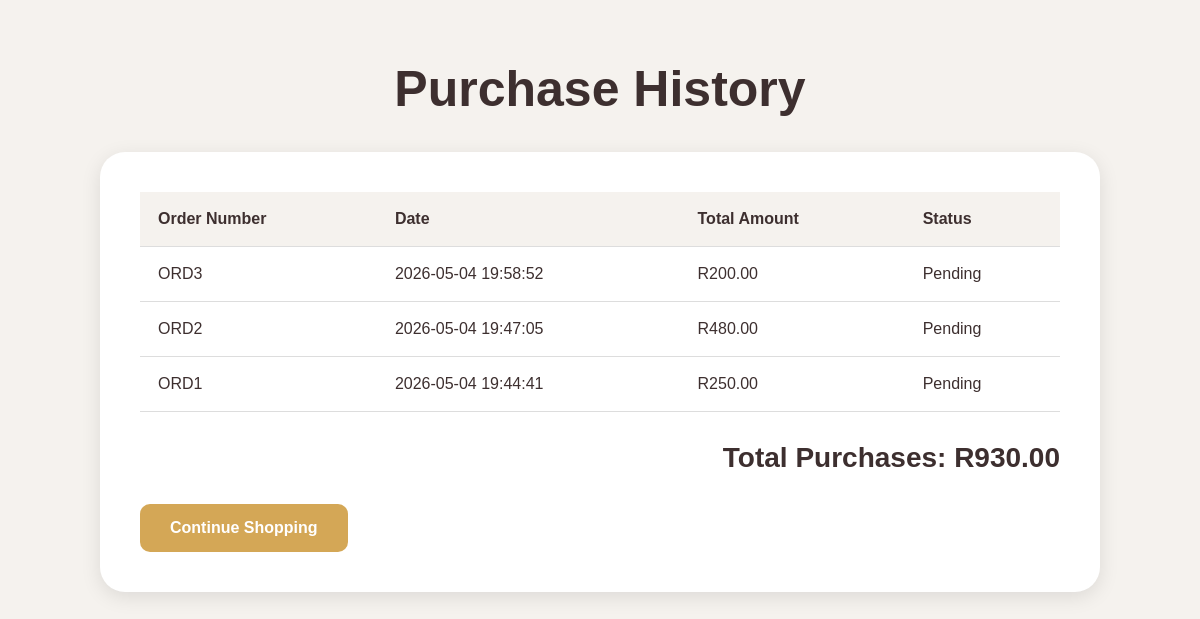
Page /purchaseHistory.php (signed in) on the committed database.
### tables this page shows
CREATE TABLE `tblorder` (
  `order_id` int(11) NOT NULL,
  `user_id` int(11) NOT NULL,
  `order_date` timestamp NOT NULL DEFAULT current_timestamp(),
  `total_amount` decimal(10,2) DEFAULT NULL,
  `status` varchar(50) DEFAULT 'Pending'
);

### purchaseHistory.php (the view, shortened to what this page needs)
<?php
include("DBConn.php");
$userID = $_SESSION['user_id'];
$sql = "SELECT order_id, order_date, total_amount, status
        FROM tblorder
        WHERE user_id = ?
        ORDER BY order_date DESC";
$stmt = $conn->prepare($sql);
$stmt->bind_param("i", $userID);
$stmt->execute();
$result = $stmt->get_result();
$totalPurchases = 0;
?>
<!DOCTYPE html>
<html>
<head>
</head>
<body>
<div class="container">
    <h1>Purchase History</h1>
    <div class="card">
        <table>
            <tr>
                <th>Order Number</th>
                <th>Date</th>
                <th>Total Amount</th>
                <th>Status</th>
            </tr>
            <?php
while($row = mysqli_fetch_assoc($result)){
    $totalPurchases += $row['total_amount'];
?>
<tr>
    <td>
        ORD<?php echo $row['order_id']; ?>
    </td>
    <td>
        <?php echo $row['order_date']; ?>
    </td>
    <td>
        R<?php echo number_format($row['total_amount'],2); ?>
    </td>
    <td>
        <?php echo $row['status']; ?>
    </td>
</tr>
<?php } ?>
</table>
<div class="total">
    Total Purchases:
    R<?php echo number_format($totalPurchases,2); ?>
</div>
<a href="index.php" class="back-btn">
    Continue Shopping
</a>
</div>
</div>
</body>
</html>

### purchaseHistory.php (style rules this page uses)
body { font-family:Arial,sans-serif; background:#f5f2ee; margin:0; color:#3d2f2f; }
.container { max-width:1000px; margin:60px auto; }
h1 { text-align:center; font-size:50px; }
.card { background:white; padding:40px; border-radius:25px; box-shadow:0 5px 20px rgba(0,0,0,0.1); }
table { width:100%; border-collapse:collapse; }
th, td { padding:18px; border-bottom:1px solid #ddd; text-align:left; }
th { background:#f5f2ee; }
.total { margin-top:30px; text-align:right; font-size:28px; font-weight:bold; }
.back-btn { display:inline-block; margin-top:30px; padding:15px 30px; background:#d4a756; color:white; text-decoration:none; border-radius:10px; font-weight:bold; }

### rows in the picture
tblorder: order_id "3", order_date "2026-05-04 19:58:52", total_amount "200.00", status "Pending"
tblorder: order_id "2", order_date "2026-05-04 19:47:05", total_amount "480.00", status "Pending"
tblorder: order_id "1", order_date "2026-05-04 19:44:41", total_amount "250.00", status "Pending"

### other values in the picture
$totalPurchases "930.00"
